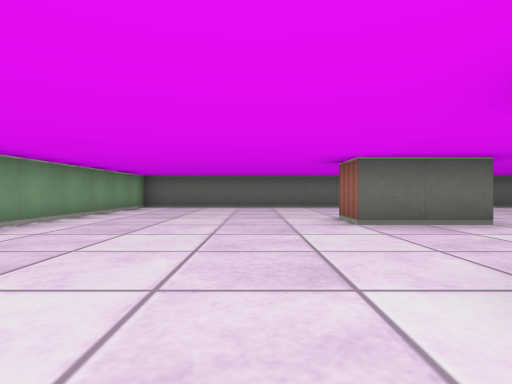
view 1 (above)

17 first-person views from a walk through a cub3D level. The camera is about half as high as the walls, looks level and sees 80° across. The floor is counted in squares. Each view is taken from the middle of a square. On the plan, view 1 faces up. The plan holds only what a view shows up to about 9 squares ahead; the rest is blank.

view 2
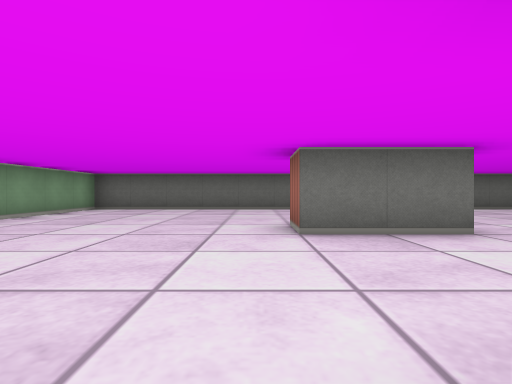

view 3
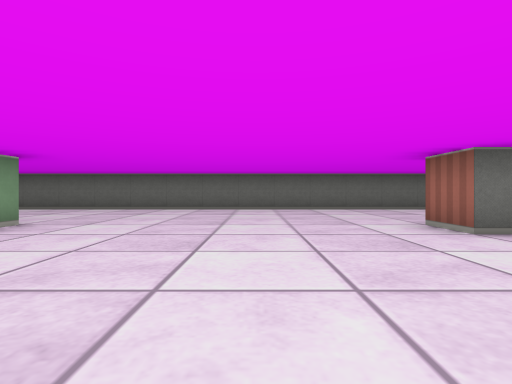

view 4
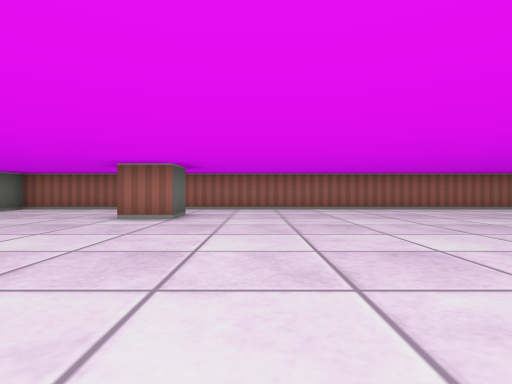

view 5
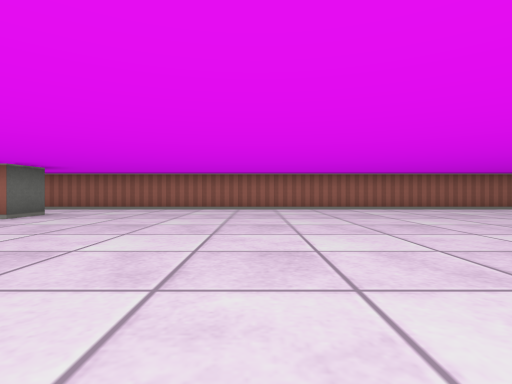

view 6
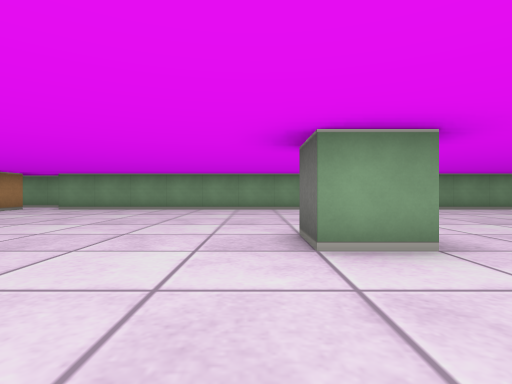

view 7
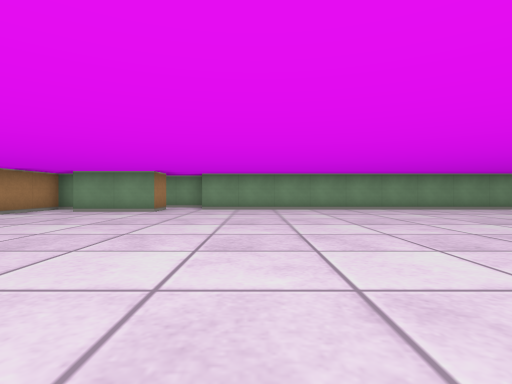

view 8
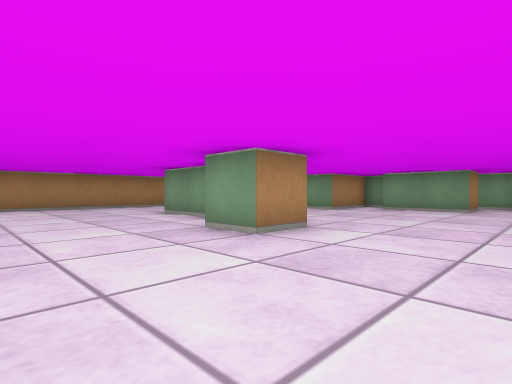

view 9
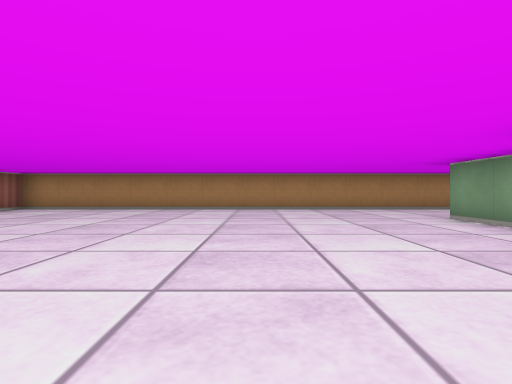

view 10
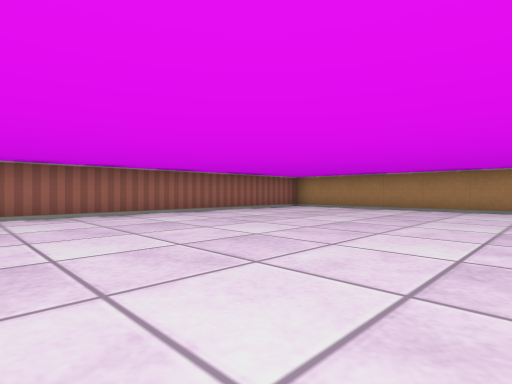

view 11
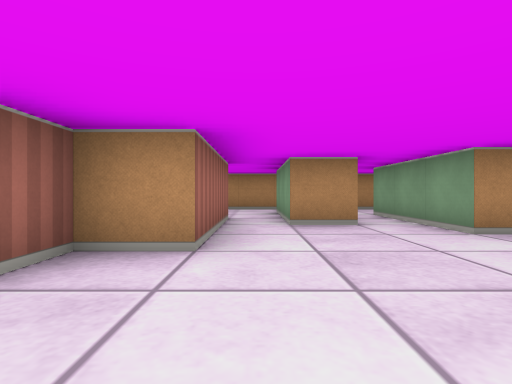

view 12
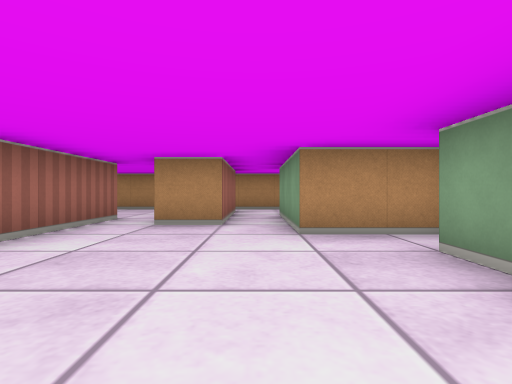

view 13
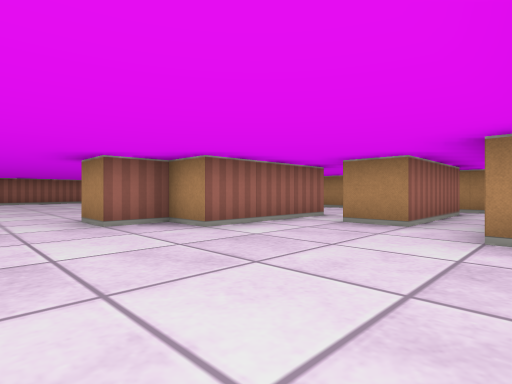

view 14
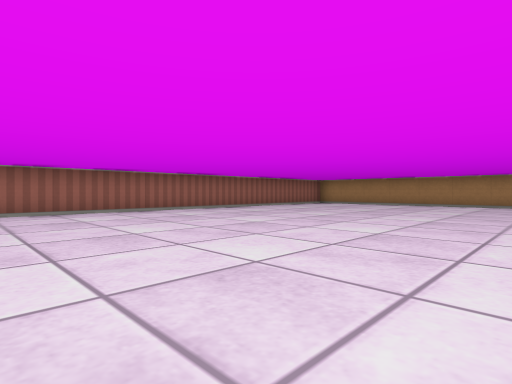

view 15
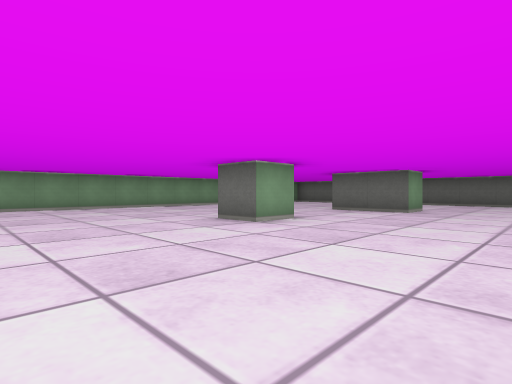

view 16
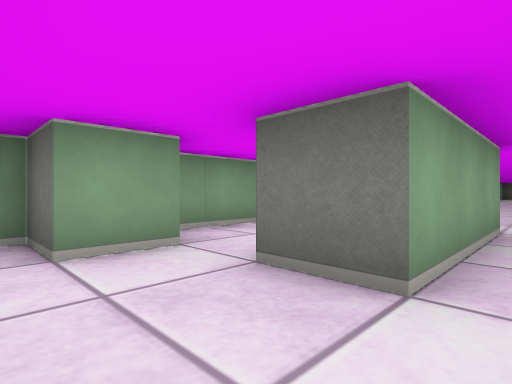

view 17
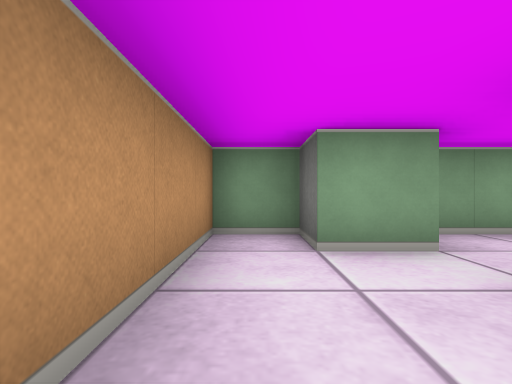

### Floor plan
Ten units are one square. View 1 is at (0, 0); x grows to the right and y downward. Boxes are objects, and circles mark ways between rooms. Rooms are numbered by the first view taken in them; rooms with no view inside come last. Other rooms are left out.
<svg viewBox="-50 -100 180 250">
<path fill="none" stroke="#000" d="M25 -15 25 -5 15 -5M35 -55 35 -45 15 -45 15 -55M25 99 25 115M105 -45 95 -45 95 -55M-25 65 -25 85M-5 105 5 105 5 132M15 115 15 85 25 85 25 75 35 75 35 85M-35 90 -35 95 -15 95 -15 105M125 122 125 -95 -35 -95 -35 55M5 145 125 145 125 138M-5 135 -5 105M-15 145 5 145M-15 105 -15 125M-35 125 -35 135 -45 135 -45 145 -15 145M-15 125 -25 125M-45 105 -45 120"/>
<circle cx="-10" cy="115" r="3" fill="#2a7"/>
<circle cx="0" cy="140" r="3" fill="#2a7"/>
<circle cx="-20" cy="135" r="3" fill="#2a7"/>
<text x="50" y="20">1</text>
<text x="-10" y="130">2</text>
<text x="-30" y="120">3</text>
</svg>
Room 1 opens to room 2. Room 2 opens to room 3.

Where each view was taken, in squares from view 1:
view 1: 0 up, 0 right, facing up
view 2: 1 up, 1 right, facing up
view 3: 1 up, 7 right, facing up
view 4: 3 up, 4 right, facing right
view 5: 0 up, 4 right, facing right
view 6: 0 up, 5 right, facing left
view 7: 4 down, 5 right, facing left
view 8: 5 down, 6 right, facing down-left
view 9: 6 down, 6 right, facing down
view 10: 6 down, 6 right, facing down-right
view 11: 6 down, 1 right, facing down
view 12: 6 down, 1 left, facing down
view 13: 6 down, 2 left, facing down-right
view 14: 3 down, 5 right, facing down-right
view 15: 3 down, 6 right, facing up-left
view 16: 14 down, 1 left, facing up-left
view 17: 14 down, 1 left, facing left
